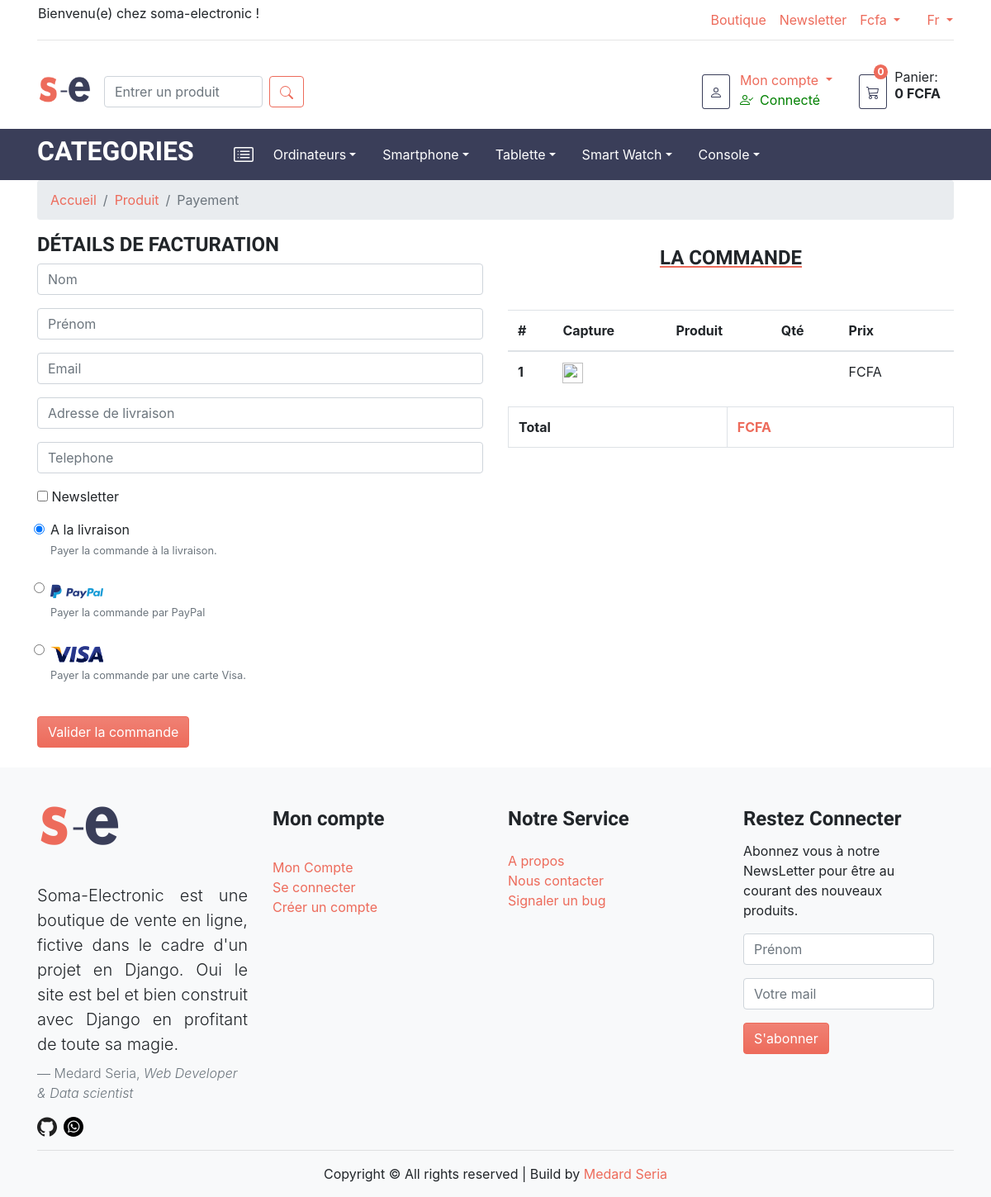
/boutique/validercaisse/ (signed in), run on the app's committed database.
### boutique/models.py (models this page shows, shortened)
class Categorie(models.Model):
    nom = models.CharField(max_length=100)
    date_de_creation = models.DateField(auto_now_add=True)
    souscategorie = models.ManyToManyField(
        SousCategorie,
        blank=True
    )
    class Meta:
        verbose_name = 'categorie'
        verbose_name_plural = 'categories'

### boutique/views.py (the view, shortened to what this page needs)
@login_required(login_url='boutique:connexion')
def lacaisse(request):
    formu = PayementForm(request.POST or None)
    envoi = False
    return render(request, 'boutique/caisse.html', locals())

### boutique/forms.py
class NewsletterForm(forms.Form):
    last_name = forms.CharField(max_length=100,
                                required=True,
                                widget=forms.TextInput(attrs={
                                'class': 'form-control',
                                'placeholder':'Prénom',
                                }))
    email = forms.EmailField(required=True,
                            widget=forms.EmailInput(attrs={
                            'class':'form-control',
                            'placeholder': "Votre mail",
                            'aria-describedby':"emailHelp",
                            }))

### boutique/models.py (called while the page is built)
    def __str__(self):
        return self.nom

### ecom/context_processors.py (called while the page is built)
def get_variable(request):
    devise = "FCFA"
    try:
        liste_categories = Categorie.objects.all()
        liste_sous_categories = SousCategorie.objects.all().order_by('nom')
    except ObjectDoesNotExist:
        liste_categories = []
        liste_sous_categories = []
    form = NewsletterForm()
    return {
        'devise':devise,
        'liste_categories':liste_categories,
        'liste_sous_categories':liste_sous_categories,
        'form':form,
        }

### boutique/templates/boutique/caisse.html (shortened to what this page needs)
{% extends 'boutique/achat.html' %}
{% load static %}
{% block form %}
<form action="{% url 'boutique:caisse' %}" method="POST">
    <div class="form-group">
    {{ formu.nom }}
    </div>
    <div class="form-group">
    {{ formu.prenom }}
    </div>
    <div class="form-group">
    {{ formu.email }}
    </div>
    <div class="form-group">
    {{ formu.adress }}
    </div>
    <div class="form-group">
    {{ formu.telephone }}
    </div>
    <div class="form-group form-check p-0">
    {{ formu.newsletter }}
    <label class="form-check-label" for="id_newsletter">Newsletter</label>
    </div>
    <div class="form-group form-chek  pl-3" >
        <input class="form-check-input" type="radio" name="payement" id="exampleRadios1" value="L" checked>
        <label class="form-check-label" for="exampleRadios1" >
          A la livraison
        </label>
        <small id="buttonHelp" class="form-text text-muted">Payer la commande à la livraison.</small>
        <br>
        <input class="form-check-input" type="radio" name="payement" id="exampleRadios1" value="P">
        <label class="form-check-label" for="exampleRadios1" >
          <img src="{% static 'boutique/img/paypal.png' %}" alt="PayPal" style="height:fit-content;" class="mt-n3" >
        </label>
        <small id="buttonHelp" class="form-text text-muted mt-n3">Payer la commande par PayPal</small>
       <br>
        <input class="form-check-input" type="radio" name="payement" id="exampleRadios1" value="V">
        <label class="form-check-label" for="exampleRadios1" >
          <img src="{% static 'boutique/img/visa.png' %}" alt="Visa" style="height:fit-content;" class="mt-n3" >
        </label>
        <small id="buttonHelp" class="form-text text-muted mt-n3">Payer la commande par une carte Visa.</small>
      </div>
      <br>
    <button type="submit" class="btn btn-primary ml-auto">Valider la commande</button>
</form>
{% endblock %}

### boutique/templates/boutique/categorie.html (shortened to what this page needs)
<ul class="navbar-nav ">
    {% for cat in liste_categories %}
    <li class="nav-item dropdown mx-3">
        <a href="" class="nav-link ml-n3 dropdown-toggle text-white lien-categorie" id="dropdownMenuLink" data-toggle="dropdown" aria-haspopup="true" aria-expanded="false">{{ cat.nom }}</a>
    </li>
    {% endfor %}
</ul>

### data on the page
Categorie: nom "Ordinateurs"
Categorie: nom "Smartphone"
Categorie: nom "Tablette"
Categorie: nom "Smart Watch"
Categorie: nom "Console"

### other printed values
{{ quantite_dans_panier }} "0"
{{ prix_total }} "0"
{{ devise }} "FCFA"
